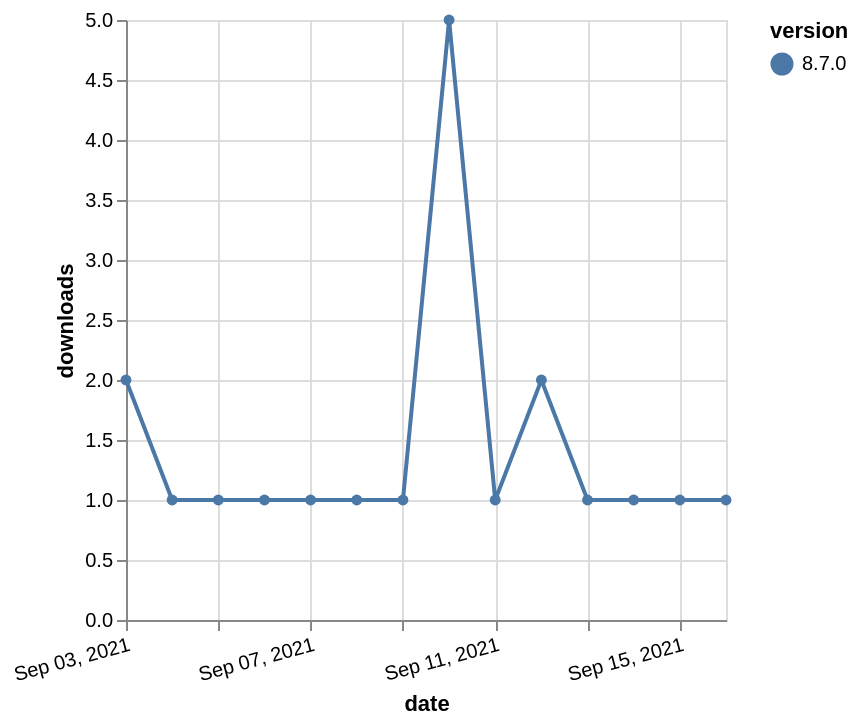

Vega-Lite specification for this chart:
### Vega-Lite specification from a JSON file in a GitHub repository (floating-point values rounded to 4 significant figures)
{"$schema": "https://vega.github.io/schema/vega-lite/v5.json", "description": "A simple bar chart with embedded data.", "data": {"values": [{"date": "2021-09-03", "total": 504, "delta": 2, "version": "8.7.0"}, {"date": "2021-09-04", "total": 505, "delta": 1, "version": "8.7.0"}, {"date": "2021-09-05", "total": 506, "delta": 1, "version": "8.7.0"}, {"date": "2021-09-06", "total": 507, "delta": 1, "version": "8.7.0"}, {"date": "2021-09-07", "total": 508, "delta": 1, "version": "8.7.0"}, {"date": "2021-09-08", "total": 509, "delta": 1, "version": "8.7.0"}, {"date": "2021-09-09", "total": 510, "delta": 1, "version": "8.7.0"}, {"date": "2021-09-10", "total": 515, "delta": 5, "version": "8.7.0"}, {"date": "2021-09-11", "total": 516, "delta": 1, "version": "8.7.0"}, {"date": "2021-09-12", "total": 518, "delta": 2, "version": "8.7.0"}, {"date": "2021-09-13", "total": 519, "delta": 1, "version": "8.7.0"}, {"date": "2021-09-14", "total": 520, "delta": 1, "version": "8.7.0"}, {"date": "2021-09-15", "total": 521, "delta": 1, "version": "8.7.0"}, {"date": "2021-09-16", "total": 522, "delta": 1, "version": "8.7.0"}]}, "width": "container", "mark": {"type": "line", "point": {"filled": true}}, "encoding": {"x": {"field": "date", "type": "temporal", "timeUnit": "yearmonthdate", "title": "date", "axis": {"labelAngle": -15}}, "y": {"field": "delta", "type": "quantitative", "title": "downloads"}, "color": {"field": "version", "type": "nominal"}, "tooltip": {"field": "delta"}}}
